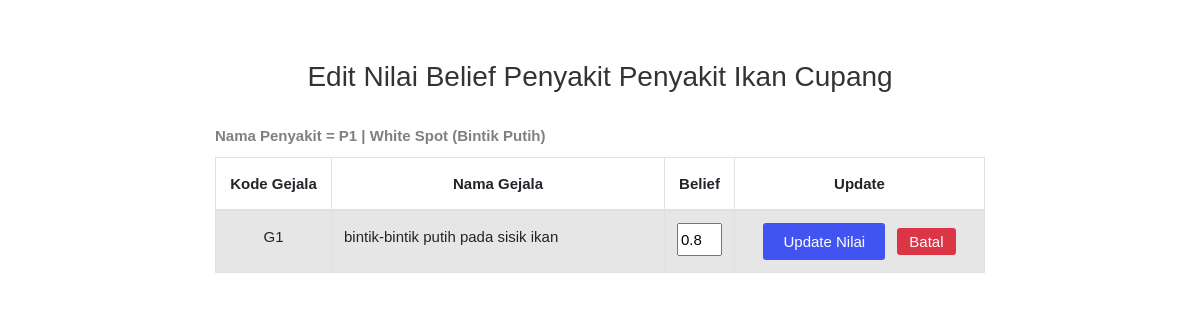
The page /admin/rules/editbelief.php?id_penyakit=1&id_gejala=1&belief=0.8 on the database its author committed.
### tables this page shows
CREATE TABLE `tb_penyakit` (
  `id` int(11) NOT NULL,
  `kdpenyakit` varchar(3) DEFAULT NULL,
  `nama_penyakit` varchar(100) DEFAULT NULL,
  `definisi` text DEFAULT NULL,
  `solusi` text NOT NULL
);

CREATE TABLE `tb_gejala` (
  `id` int(11) NOT NULL,
  `kdgejala` varchar(3) DEFAULT NULL,
  `gejala` text DEFAULT NULL
);

### admin/rules/editbelief.php (the view, shortened to what this page needs)
<!DOCTYPE html>
<html lang="en">
<head>
  <link href="../../assets/vendor/bootstrap/css/bootstrap.min.css" rel="stylesheet">
  <link rel="stylesheet" href="https://cdn.jsdelivr.net/npm/bootstrap-icons@1.10.2/font/bootstrap-icons.css">
  <link href="../../assets/vendor/boxicons/css/boxicons.min.css" rel="stylesheet">
  <link href="../../assets/vendor/quill/quill.snow.css" rel="stylesheet">
  <link href="../../assets/vendor/quill/quill.bubble.css" rel="stylesheet">
  <link href="../../assets/vendor/remixicon/remixicon.css" rel="stylesheet">
  <link href="../../assets/vendor/simple-datatables/style.css" rel="stylesheet">
  <link href="../../assets/css/style.css" rel="stylesheet">
</head>
<body>
  <section>
    <div class="row mt-5 mx-auto">
      <div class="col-md-8 mt-2 mx-auto">
        <h3 class="text-center mb-4">Edit Nilai Belief Penyakit Penyakit Ikan Cupang</h3>
        <?php
        include "../../databases/koneksi.php";
        $kdpenyakit = $_GET['id_penyakit'];
        $queryP = mysqli_query($koneksi, "SELECT * FROM tb_penyakit WHERE id='$kdpenyakit' ");
        $dataP = mysqli_fetch_array($queryP);
        echo "<b>Nama Penyakit = " . $dataP['kdpenyakit'] . " | " . $dataP['nama_penyakit'];
        ?></b>
        <form id="form1" name="form1" method="post" action="./updatebelief.php?id_penyakit=<?php echo $_GET['id_penyakit']; ?>&id_gejala=<?php echo $_GET['id_gejala']; ?>" enctype="multipart/form-data">
          <div class="table-responsive">
            <table class="table table-striped table-bordered mt-2">
              <thead>
                <tr>
                  <th width='116px' class="text-center">Kode Gejala</th>
                  <th class="text-center">Nama Gejala</th>
                  <th width='10px' class="text-center">Belief</th>
                  <th width='250px' class="text-center">Update</th>
                </tr>
              </thead>
              <tbody>
                <?php
                include "../../databases/koneksi.php";
                $query = mysqli_query($koneksi, " SELECT * FROM tb_gejala WHERE id='$_GET[id_gejala]' ") or die(mysqli_error($koneksi));
                while ($row = mysqli_fetch_array($query)) {
                ?>
                  <tr>
                    <td class="text-center"><?php echo $row['kdgejala']; ?></td>
                    <td><?php echo $row['gejala']; ?>
                    <td class="text-center"><input name="updatebelief" type="text" size="2" value="<?php echo $_GET['belief']; ?>"></td>
                    <td class="text-center"><input class="submit" type="submit" value="Update Nilai">
                      <a href="./rules.php" class="ms-2 batal">Batal</a>
                    </td>
                  </tr>
                <?php } ?>
              </tbody>
            </table>
        </form>
      </div>
    </div>
  </section>
</body>
</html>

### admin/rules/editbelief.php (style rules this page uses)
.submit { background-color: #4154f1; border: none; color: white; padding: 5px 20px; border-radius: 3px; }
.batal { background-color: #dc3545; border: none; color: white; padding: 5px 12px; border-radius: 3px; }

### rows shown on the page
tb_penyakit: kdpenyakit "P1", nama_penyakit "White Spot (Bintik Putih)"
tb_gejala: kdgejala "G1", gejala "bintik-bintik putih pada sisik ikan"
